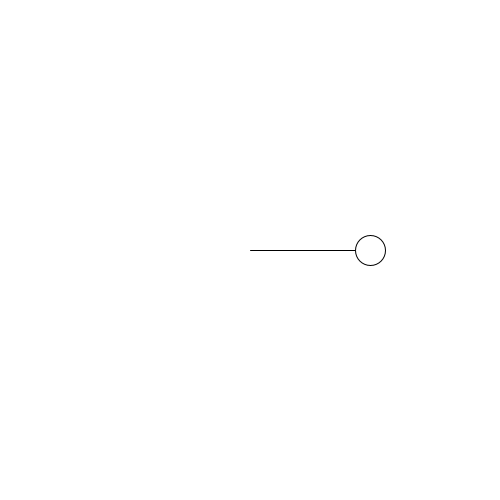
Frame 1 (no input)
Frame 60 (the mouse pressed at the canvas centre just before this capture): identical to frame 1, image omitted
Frame 120 (the mouse held since frame 60 and released just before this capture): identical to frame 1, image omitted

The Processing sketch that drew this single still picture (run headless with seeded random() and noise(); from frame 60 on, the mouse is pressed at the canvas centre):

// Processing sketch: sketch_5_polar_to_cartesian
// ── sketch_5_polar_to_cartesian.pde
//polar to cartesian
//https://mathinsight.org/polar_coordinates

//really similar to how we created a circle

float r = 120; //length of our line
float theta = 0; //rotation - in radians

void setup(){
  size(500,500);
  
}

void draw(){
  background(255);
   
  float x = r * cos(theta);
  float y = r * sin(theta);
  pushMatrix();
  translate(width/2,height/2);
  line(0,0,x,y);
  ellipse(x,y,30,30);
  
  popMatrix();
  
  //theta+=0.01;
}
